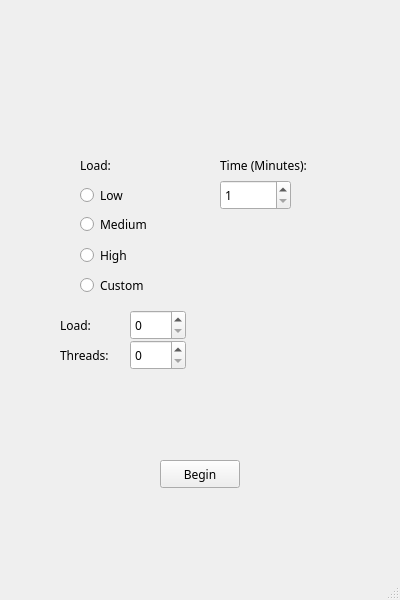
<?xml version="1.0" encoding="UTF-8"?>
<ui version="4.0">
 <class>MainWindow</class>
 <widget class="QMainWindow" name="MainWindow">
  <property name="geometry">
   <rect>
    <x>0</x>
    <y>0</y>
    <width>400</width>
    <height>600</height>
   </rect>
  </property>
  <property name="minimumSize">
   <size>
    <width>400</width>
    <height>600</height>
   </size>
  </property>
  <property name="maximumSize">
   <size>
    <width>400</width>
    <height>600</height>
   </size>
  </property>
  <property name="font">
   <font>
    <family>Microsoft Tai Le</family>
   </font>
  </property>
  <property name="windowTitle">
   <string>MainWindow</string>
  </property>
  <widget class="QWidget" name="centralwidget">
   <widget class="QRadioButton" name="loadCustom">
    <property name="geometry">
     <rect>
      <x>80</x>
      <y>270</y>
      <width>81</width>
      <height>30</height>
     </rect>
    </property>
    <property name="text">
     <string>Custom</string>
    </property>
   </widget>
   <widget class="QLabel" name="threadText">
    <property name="geometry">
     <rect>
      <x>60</x>
      <y>330</y>
      <width>55</width>
      <height>50</height>
     </rect>
    </property>
    <property name="text">
     <string>Threads:</string>
    </property>
   </widget>
   <widget class="QRadioButton" name="loadMedium">
    <property name="geometry">
     <rect>
      <x>80</x>
      <y>212</y>
      <width>84</width>
      <height>25</height>
     </rect>
    </property>
    <property name="text">
     <string>Medium</string>
    </property>
   </widget>
   <widget class="QSpinBox" name="threadSelect">
    <property name="geometry">
     <rect>
      <x>130</x>
      <y>340</y>
      <width>56</width>
      <height>30</height>
     </rect>
    </property>
    <property name="maximum">
     <number>100</number>
    </property>
   </widget>
   <widget class="QLabel" name="loadText">
    <property name="geometry">
     <rect>
      <x>60</x>
      <y>300</y>
      <width>51</width>
      <height>50</height>
     </rect>
    </property>
    <property name="text">
     <string>Load:</string>
    </property>
   </widget>
   <widget class="QRadioButton" name="loadHigh">
    <property name="geometry">
     <rect>
      <x>80</x>
      <y>240</y>
      <width>61</width>
      <height>30</height>
     </rect>
    </property>
    <property name="text">
     <string>High</string>
    </property>
   </widget>
   <widget class="QPushButton" name="beginTest">
    <property name="geometry">
     <rect>
      <x>160</x>
      <y>460</y>
      <width>80</width>
      <height>28</height>
     </rect>
    </property>
    <property name="text">
     <string>Begin</string>
    </property>
   </widget>
   <widget class="QRadioButton" name="loadLow">
    <property name="geometry">
     <rect>
      <x>80</x>
      <y>180</y>
      <width>56</width>
      <height>30</height>
     </rect>
    </property>
    <property name="text">
     <string>Low</string>
    </property>
   </widget>
   <widget class="QSpinBox" name="loadSelect">
    <property name="geometry">
     <rect>
      <x>130</x>
      <y>310</y>
      <width>56</width>
      <height>30</height>
     </rect>
    </property>
    <property name="maximum">
     <number>100</number>
    </property>
   </widget>
   <widget class="QSpinBox" name="timeSelect">
    <property name="geometry">
     <rect>
      <x>220</x>
      <y>180</y>
      <width>71</width>
      <height>30</height>
     </rect>
    </property>
    <property name="minimum">
     <number>1</number>
    </property>
    <property name="maximum">
     <number>120</number>
    </property>
   </widget>
   <widget class="QLabel" name="timeText">
    <property name="geometry">
     <rect>
      <x>220</x>
      <y>140</y>
      <width>111</width>
      <height>50</height>
     </rect>
    </property>
    <property name="statusTip">
     <string/>
    </property>
    <property name="whatsThis">
     <string/>
    </property>
    <property name="text">
     <string>Time (Minutes):</string>
    </property>
   </widget>
   <widget class="QLabel" name="loadText_2">
    <property name="geometry">
     <rect>
      <x>80</x>
      <y>140</y>
      <width>111</width>
      <height>50</height>
     </rect>
    </property>
    <property name="whatsThis">
     <string/>
    </property>
    <property name="text">
     <string>Load:</string>
    </property>
   </widget>
  </widget>
  <widget class="QStatusBar" name="statusbar"/>
 </widget>
 <resources/>
 <connections/>
</ui>
